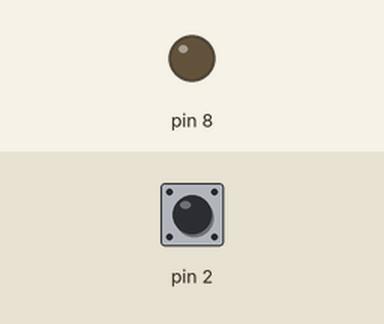
Bench run of a sketch on a simulated Arduino Uno, built with avr-gcc and run on an emulated ATmega328P. Parts: output pins drawn as LEDs (lit = HIGH). The inputs (shaded band) are chosen by the test bench; at power-on: pin 2 HIGH.

Above: at 1.2 s.
1.3 s: pin 2 pulled LOW for 0.15 s
At 1.6 s:
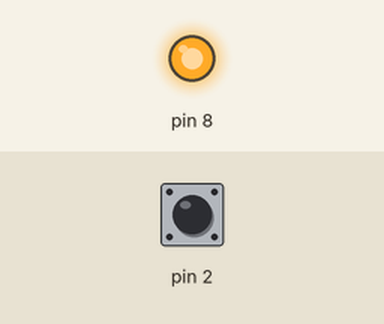
2.9 s: pin 2 pulled LOW for 1 s
At 3.9 s:
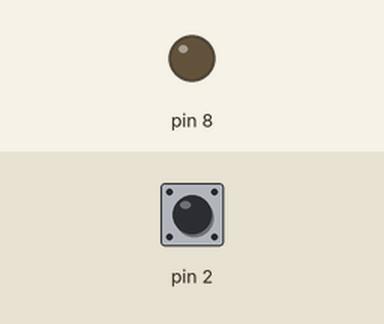
5.4 s: pin 2 pulled LOW for 3.2 s
At 5.8 s:
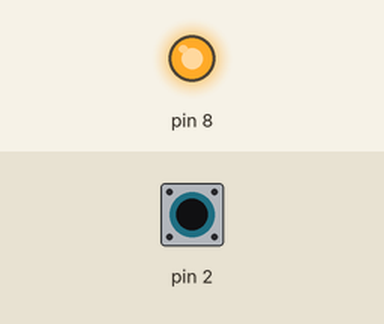
Timing chart, 0 to 8.4 s (numbered marks = the images above; inputs shaded):
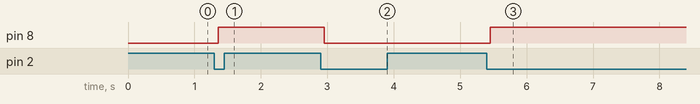

The sketch:

By_counter_and_time.ino
```cpp
class Push_Button {
  private:
    static const byte check_msec = 5;
    static const byte press_msec = 50;
    static const byte release_msec = 50;
    static unsigned long interval;
    static byte count;
    bool debounced_state;
    byte port;
    void debounce(bool& result){
      bool raw_state = !digitalRead(port);
      if(raw_state == debounced_state){
        if(debounced_state) count = release_msec / check_msec;
        else                count = press_msec /check_msec;
      }else{
        if(--count == 0 ){
          debounced_state = raw_state;
          result = debounced_state;
          if(debounced_state) count = release_msec / check_msec;
          else                count = press_msec /check_msec;
        }
      }
    }
  public:
    Push_Button(const byte port){
      this->port = port;
      debounced_state = false;
    }
    bool read(){
      bool result = false;
      if( (millis() - interval) > check_msec ){
        debounce(result);
        interval = millis();
      }
      return result;
    }
};
unsigned long Push_Button::interval = 0;
byte Push_Button::count = 2;


bool LedState = LOW;

Push_Button p(2);

void setup() {
  pinMode(2,INPUT_PULLUP);
  pinMode(8,OUTPUT);

}

void loop() {
  if(p.read()){
    LedState = !LedState;
  }

  if(LedState){
    digitalWrite(8,HIGH);
  }else{
    digitalWrite(8,LOW);
  }
}
```

Measured:
- after the input at 1.3 s, pin 8: LOW → HIGH after 0.06 s
- after the input at 2.9 s, pin 8: HIGH → LOW after 0.06 s
- after the input at 5.4 s, pin 8: LOW → HIGH after 0.06 s
